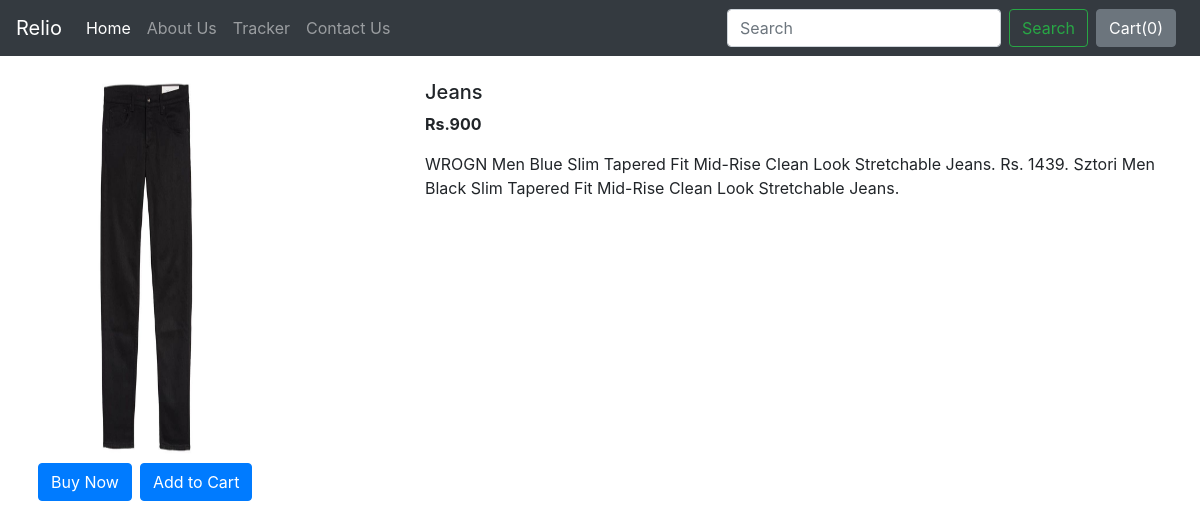
The page /shop/products/1 on the database its author committed.
### shop/models.py (models this page shows, shortened)
class Product(models.Model):
    product_id = models.AutoField
    product_name = models.CharField(max_length=50)
    category = models.CharField(max_length=50, default="")
    subcategory = models.CharField(max_length=50, default="")
    price = models.IntegerField(default=0)
    desc = models.CharField(max_length=1500)
    pub_date = models.DateField()
    image = models.ImageField(upload_to='shop/images', default="")

### shop/views.py (the view)
# urls.py: path('products/<int:myid>', views.products, name="Products"),
def products(request,myid):
    product = Product.objects.get(id=myid)
    print(myid)
    print(product.product_id)
    return render(request, 'product.html',{'product':product})

### shop/templates/product.html (shortened to what this page needs)
{% extends 'basic.html' %}
{% block body %}
<div class="container my-4">
    <div class="row">
    <div class="col-md-4">
        <div class="row">
            <img src="/media/{{product.image}}" class="product-image" alt="..." width="233px" height="375px">
    </div>
        <div class="row my-2">
            <button class="btn btn-primary mx-2">Buy Now</button>
            <button class="btn btn-primary">Add to Cart</button>
        </div>
        </div>
        <div class="col-md-8">
            <h5>{{product.product_name}}</h5>
            <p><b>Rs.{{product.price}}</b></p>
            <p>{{product.desc}}</p>
        </div>
        </div>
</div>
{% endblock %}

### rows shown on the page
Product: image (picture), product_name "Jeans", price "900", desc "WROGN Men Blue Slim Tapered Fit Mid-Rise Clean Look Stretchable Jeans. Rs. 1439. Sztori Men Black Slim Tapered Fit Mid-Rise Clean Look Stretchable Jeans."
